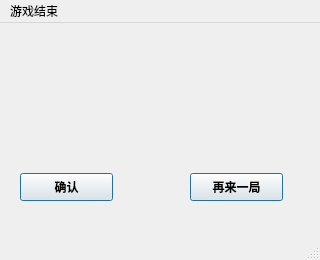
<?xml version="1.0" encoding="UTF-8"?>
<ui version="4.0">
 <class>gameover</class>
 <widget class="QMainWindow" name="gameover">
  <property name="geometry">
   <rect>
    <x>0</x>
    <y>0</y>
    <width>320</width>
    <height>260</height>
   </rect>
  </property>
  <property name="windowTitle">
   <string>MainWindow</string>
  </property>
  <widget class="QWidget" name="centralwidget">
   <widget class="QPushButton" name="chosse">
    <property name="geometry">
     <rect>
      <x>20</x>
      <y>150</y>
      <width>93</width>
      <height>28</height>
     </rect>
    </property>
    <property name="font">
     <font>
      <weight>75</weight>
      <bold>true</bold>
     </font>
    </property>
    <property name="text">
     <string>确认</string>
    </property>
    <property name="autoDefault">
     <bool>true</bool>
    </property>
    <property name="default">
     <bool>true</bool>
    </property>
    <property name="flat">
     <bool>false</bool>
    </property>
   </widget>
   <widget class="QPushButton" name="again">
    <property name="geometry">
     <rect>
      <x>190</x>
      <y>150</y>
      <width>93</width>
      <height>28</height>
     </rect>
    </property>
    <property name="font">
     <font>
      <weight>75</weight>
      <bold>true</bold>
     </font>
    </property>
    <property name="text">
     <string>再来一局</string>
    </property>
    <property name="autoDefault">
     <bool>true</bool>
    </property>
    <property name="default">
     <bool>true</bool>
    </property>
    <property name="flat">
     <bool>false</bool>
    </property>
   </widget>
   <widget class="QLabel" name="label">
    <property name="geometry">
     <rect>
      <x>-280</x>
      <y>0</y>
      <width>841</width>
      <height>391</height>
     </rect>
    </property>
    <property name="text">
     <string/>
    </property>
    <property name="pixmap">
     <pixmap>zhezhi.jpg</pixmap>
    </property>
   </widget>
   <zorder>label</zorder>
   <zorder>again</zorder>
   <zorder>chosse</zorder>
  </widget>
  <widget class="QMenuBar" name="menubar">
   <property name="geometry">
    <rect>
     <x>0</x>
     <y>0</y>
     <width>320</width>
     <height>26</height>
    </rect>
   </property>
   <widget class="QMenu" name="menu">
    <property name="title">
     <string>游戏结束</string>
    </property>
   </widget>
   <addaction name="menu"/>
  </widget>
  <widget class="QStatusBar" name="statusbar"/>
 </widget>
 <resources/>
 <connections/>
</ui>
